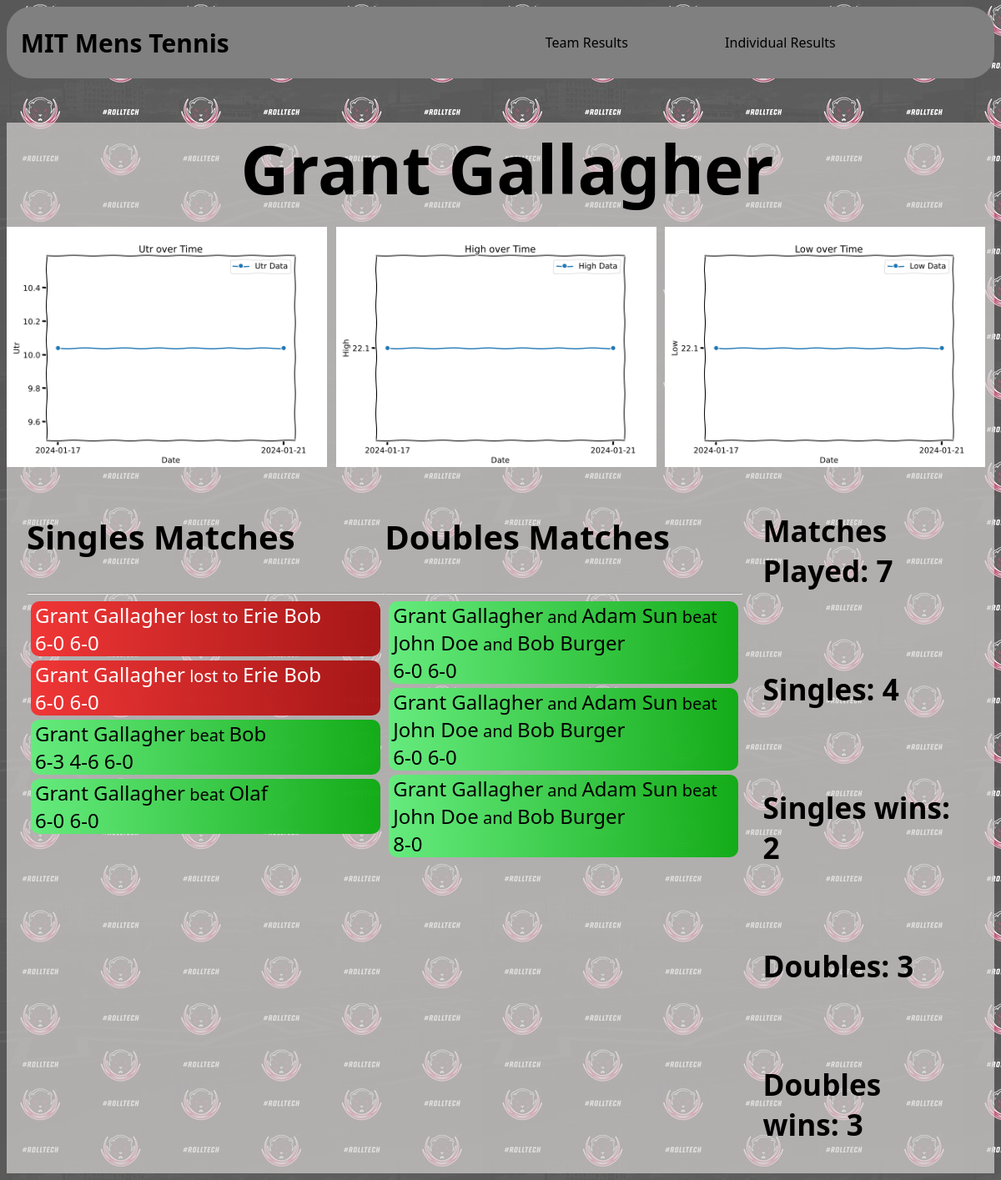
The app's page /profile/2/ with its own data.
### base/models.py (models this page shows, shortened)
class Player(models.Model):
    url=models.URLField(default="")
    utrurl=models.URLField(default="")
    data = models.JSONField(default=list,null=True,blank=True)
    name = models.CharField(max_length=100)
    team = models.CharField(max_length=100)
    wins = models.PositiveBigIntegerField(default=0)
    game_played = models.PositiveBigIntegerField(default=0)
    def __str__(self):
        return self.name

class SinglesMatch(models.Model):
    day=models.DateField(auto_now_add=True,blank=True,null=True)
    duel = models.ForeignKey(Duel, on_delete=models.CASCADE, related_name='singles_matches',default="")
    win = models.BooleanField()
    player1=models.ForeignKey(Player, on_delete=models.CASCADE)
    player2=models.CharField(max_length=100)
    score = models.CharField(max_length=100)

class DoublesMatch(models.Model):
    duel = models.ForeignKey(Duel, on_delete=models.CASCADE, related_name='doubles_matches',default="")
    win = models.BooleanField()
    player1=models.ForeignKey(Player, related_name="player1", on_delete=models.CASCADE)
    player2=models.ForeignKey(Player, related_name="player2", on_delete=models.CASCADE)
    player3=models.CharField(max_length=100)
    player4=models.CharField(max_length=100)
    score = models.CharField(max_length=100)
    day=models.DateField(auto_now_add=True,blank=True,null=True)

### base/views.py (the view)
# urls.py: path("profile/<str:pk>/",views.profile,name="profile"),
def profile(request,pk):
    player=Player.objects.get(id=pk)
    utr_data = player.data
    high_data = player.data
    low_data = player.data
    utr_graph = generate_graph(utr_data, 'utr')
    high_graph = generate_graph(high_data, 'high')
    low_graph = generate_graph(low_data, 'low')
    singles_matches = SinglesMatch.objects.filter(player1=player)
    doubles_matches = DoublesMatch.objects.filter(Q(player1=player) | Q(player2=player))
    singles=len(singles_matches)
    doubles=len(doubles_matches)
    singles_wins = len(SinglesMatch.objects.filter(Q(player1=player) & Q(win=True)))
    doubles_wins = len(DoublesMatch.objects.filter(Q(Q(player1=player) | Q(player2=player))&Q(win=True)))
    matches_played = len(singles_matches)+len(doubles_matches)
    context={'player':player,
             'singles_matches':singles_matches,
             "doubles_matches":doubles_matches,
             "doubles":doubles,
             "singles":singles,
             "singleswins":singles_wins,
             "doubleswins":doubles_wins,
             "matches_played":matches_played,
             'utr_graph': utr_graph,
            'high_graph': high_graph,
            'low_graph': low_graph,
             }
    return render(request,'base/profile.html',context)

### base/views.py (called while the page is built)
def generate_graph(data, attribute):
    matplotlib.use('Agg')
    sorted_data = sorted(data, key=lambda x: datetime.strptime(x['date'], '%Y-%m-%d'))
    dates = [entry['date'] for entry in sorted_data]
    values = [entry[attribute] for entry in sorted_data]
    font_family = 'Arial'
    with plt.xkcd():
        plt.rcParams['font.family'] = font_family
        plt.figure(figsize=(8, 6))
        plt.plot(dates, values, marker='o', linestyle='-', label=f'{attribute.capitalize()} Data')
        plt.xlabel('Date')
        plt.ylabel(attribute.capitalize())
        plt.title(f'{attribute.capitalize()} over Time')
        plt.legend()
        graph_image = BytesIO()
        plt.savefig(graph_image, format='png')
        graph_image.seek(0)
        encoded_image = base64.b64encode(graph_image.read()).decode('utf-8')
        plt.close()
    return encoded_image

### base/templates/base/profile.html (shortened to what this page needs)
{% extends 'main.html' %} {% block content %} {% include 'base/navbar.html' %}
<div class="backgrnd">
  <div class="profilestyle">
    <h1 class="pt">{{player.name}}</h1>
    <div class="graphs">
      <div class="graph">
        <img
          alt="UTR Graph"
          class="graphimg"
        />
      </div>
      <div class="graph">
        <img
          alt="High Graph"
          class="graphimg"
        />
      </div>
      <div class="graph">
        <img
          alt="Low Graph"
          class="graphimg"
        />
      </div>
    </div>
    <div class="matches">
      <div>
        <h3 class="titlemw">Singles Matches</h3>
        <hr />
        {% for i in singles_matches%}
        <div>
          {% if i.win %}
          <p class="descw">
            <span class="spec">{{i.player1}}</span> beat
            <span class="spec">{{i.player2}}</span><br />
            <span class="spec">{{i.score}}</span>
          </p>
          {% else %}
          <p class="descl">
            <span class="spec">{{i.player1}}</span> lost to
            <span class="spec">{{i.player2}}</span><br />
            <span class="spec">{{i.score}}</span>
          </p>
          {% endif %}
        </div>
        {% endfor %}
      </div>
      <div>
        <h3 class="titlemw">Doubles Matches</h3>
        <hr />
        {% for i in doubles_matches%}
        <div>
          {% if i.win %}
          <p class="descw">
            <span class="spec">{{i.player1}}</span> and
            <span class="spec">{{i.player2}}</span> beat
            <span class="spec">{{i.player3}}</span> and
            <span class="spec">{{i.player4}}</span><br />
            <span class="spec">{{i.score}}</span>
          </p>
          {% endif %}
        </div>
        {% endfor %}
      </div>
      <div class="stats">
        <div>
          <h3>Matches Played: {{player.game_played}}</h3>
        </div>
        <div>
          <h3>Singles: {{singles}}</h3>
        </div>
        <div>
          <h3>Singles wins: {{singleswins}}</h3>
        </div>
        <div>
          <h3>Doubles: {{doubles}}</h3>
        </div>
        <div>
          <h3>Doubles wins: {{doubleswins}}</h3>
        </div>
      </div>
    </div>
  </div>
</div>
{% endblock content %}

### static/styles/main.css (style rules this page uses)
body { font-family: 'Segoe UI', Tahoma, Geneva, Verdana, sans-serif; color: black; background-image: url('/static/images/mitath.jpg'); background-repeat: repeat; overflow-x: hidden; }
.backgrnd { background-color: rgba(211, 208, 208, 0.463); height: auto; }
.profilestyle { height: 100%; background-color: rgba(211, 208, 208, 0.463); }
.pt { padding-bottom: 2vh; display: flex; align-items: center; justify-content: center; width: 100vw; font-size: 80px; margin-bottom: 0; }
.matches { flex-wrap: wrap; display: grid; grid-template-columns: 1fr 1fr 0.6fr; justify-content: center; padding-top: 3vh; padding-left: 2vw; width:93vw; }
.titlemw { font-size: 40px; }
.descw { font-size: 20px; color: black; background-image: linear-gradient(to right,rgb(102, 235, 126), rgba(10, 171, 15, 0.941)); border-radius: 10px; margin: 5px; padding-left: 5px; padding-right: 5px; }
.descl { font-size: 20px; color: white; background-image: linear-gradient(to right,rgb(240, 54, 54), rgba(165, 13, 13, 0.941)); border-radius: 10px; margin: 5px; padding-left: 5px; padding-right: 5px; }
.spec { font-size: larger; }
.stats { padding-left: 2vw; display: grid; grid-template-rows: 1fr 1fr 1fr 1fr 1fr; font-size: 30px; justify-content: center; align-items: center; }
hr { color: black; }
.graphs { display: grid; grid-template-columns: 1fr 1fr 1fr; padding-bottom: 5vh; }
.graphimg { width: 32vw; }
.graph { width:20vw; height: 20vw; }

### records on screen
Player: name "Grant Gallagher", game_played "7"
SinglesMatch: player1 "Grant Gallagher", player2 "Erie Bob", score "6-0 6-0"
SinglesMatch: player1 "Grant Gallagher", player2 "Erie Bob", score "6-0 6-0"
SinglesMatch: player1 "Grant Gallagher", player2 "Bob", score "6-3 4-6 6-0"
SinglesMatch: player1 "Grant Gallagher", player2 "Olaf", score "6-0 6-0"
DoublesMatch: player1 "Grant Gallagher", player2 "Adam Sun", player3 "John Doe", player4 "Bob Burger", score "6-0 6-0"
DoublesMatch: player1 "Grant Gallagher", player2 "Adam Sun", player3 "John Doe", player4 "Bob Burger", score "6-0 6-0"
DoublesMatch: player1 "Grant Gallagher", player2 "Adam Sun", player3 "John Doe", player4 "Bob Burger", score "8-0"

### other values on screen
{{ singles }} "4"
{{ singleswins }} "2"
{{ doubles }} "3"
{{ doubleswins }} "3"
